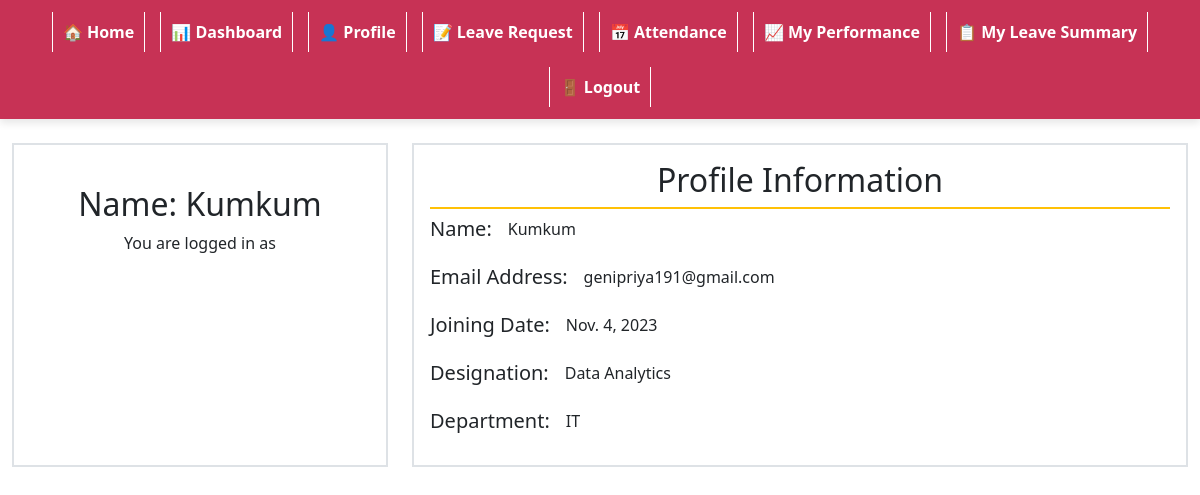
Screenshot of /profile/ (signed in) with the database file from the repository.
### core/models.py (models this page shows)
class EmployeeProfile(models.Model):
    user = models.OneToOneField(User, on_delete=models.CASCADE)
    employee_id = models.CharField(max_length=20, unique=True)
    designation = models.CharField(max_length=100)
    department = models.CharField(max_length=100)
    joining_date = models.DateField()

### core/views.py (the view)
# urls.py: path('profile/', views.employee_profile_view, name='profile'),
@login_required
def employee_profile_view(request):
    try:
        profile = EmployeeProfile.objects.get(user=request.user)
    except EmployeeProfile.DoesNotExist:
        profile = None
    return render(request, "core/profile.html", {"profile": profile})

### core/templates/core/profile.html (shortened to what this page needs)
{% extends "core/base.html" %}
{% block content %}
{% if profile %}
    <div class="container-fluid">
        <div class="row py-4">
            <div class="col-12 col-md-6 col-lg-4">
                <div class="border border-2 h-100 text-center p-3">
                    <h2>Name: {{ user.username }}</h2>
                    <p>You are logged in as {{ user.groups.all.0.name }}</p>
                </div>
            </div>
            <div class="col-12 col-md-6 col-lg-8">
                <div class="border border-2 p-3">
                    <div class="text-center border-bottom border-2 border-warning">
                        <h2>Profile Information</h2>
                    </div>
                    <div class="py-2 d-flex gap-3">
                        <div class="profile-name">
                            <h5>Name:</h5>
                        </div>
                        <div class="">{{ user.username }}</div>
                    </div>
                    <div class="py-2 d-flex gap-3">
                        <div class="profile-name">
                            <h5>Email Address:</h5>
                        </div>
                        <div class="">{{ profile.user.email }}</div>
                    </div>
                    <div class="py-2 d-flex gap-3">
                        <div class="profile-name">
                            <h5>Joining Date:</h5>
                        </div>
                        <div class="">{{ profile.joining_date }}</div>
                    </div>
                    <div class="py-2 d-flex gap-3">
                        <div class="profile-name">
                            <h5>Designation:</h5>
                        </div>
                        <div class="">{{ profile.designation }}</div>
                    </div>
                    <div class="py-2 d-flex gap-3">
                        <div class="profile-name">
                            <h5>Department:</h5>
                        </div>
                        <div class="">{{ profile.department }}</div>
                    </div>
                </div>
            </div>
        </div>
    </div>
{% else %}
    <p>No profile data available. Contact HR.</p>
{% endif %}
{% endblock %}

### core/static/core/style.css (style rules this page uses)
* { margin: 0; padding: 0; box-sizing: border-box; }

### rows the page displays
EmployeeProfile: user.email "genipriya191@gmail.com", joining_date "Nov. 4, 2023", designation "Data Analytics", department "IT"

### other values shown
{{ user.username }} "Kumkum"
